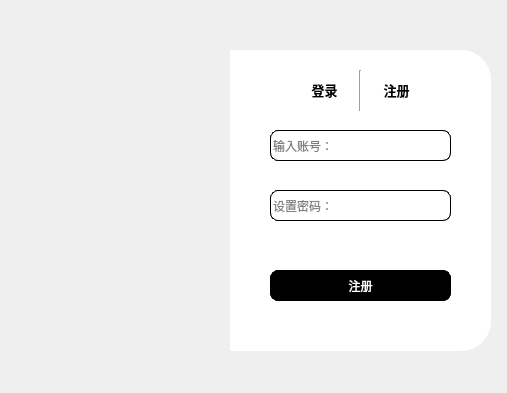
<?xml version="1.0" encoding="UTF-8"?>
<ui version="4.0">
 <class>Form</class>
 <widget class="QWidget" name="Form">
  <property name="geometry">
   <rect>
    <x>0</x>
    <y>0</y>
    <width>507</width>
    <height>393</height>
   </rect>
  </property>
  <property name="sizePolicy">
   <sizepolicy hsizetype="Preferred" vsizetype="Preferred">
    <horstretch>0</horstretch>
    <verstretch>0</verstretch>
   </sizepolicy>
  </property>
  <property name="minimumSize">
   <size>
    <width>507</width>
    <height>393</height>
   </size>
  </property>
  <property name="maximumSize">
   <size>
    <width>507</width>
    <height>393</height>
   </size>
  </property>
  <property name="windowTitle">
   <string>登录</string>
  </property>
  <property name="windowIcon">
   <iconset resource="../resource.qrc">
    <normaloff>:/icons/icons/icon.png</normaloff>:/icons/icons/icon.png</iconset>
  </property>
  <widget class="QLabel" name="label">
   <property name="geometry">
    <rect>
     <x>10</x>
     <y>50</y>
     <width>221</width>
     <height>300</height>
    </rect>
   </property>
   <property name="styleSheet">
    <string notr="true">border-image: url(:/icons/icons/10.png);
border-top-left-radius:30px;
border-bottom-left-radius:30px;</string>
   </property>
   <property name="text">
    <string/>
   </property>
  </widget>
  <widget class="QWidget" name="widget" native="true">
   <property name="geometry">
    <rect>
     <x>290</x>
     <y>70</y>
     <width>141</width>
     <height>41</height>
    </rect>
   </property>
   <layout class="QHBoxLayout" name="horizontalLayout">
    <property name="spacing">
     <number>0</number>
    </property>
    <item>
     <widget class="QPushButton" name="login">
      <property name="font">
       <font>
        <pointsize>10</pointsize>
        <weight>75</weight>
        <bold>true</bold>
       </font>
      </property>
      <property name="styleSheet">
       <string notr="true">#login{
	border:none;
	
}
#login:focus{
	
	color: rgb(186, 186, 186);
	
}</string>
      </property>
      <property name="text">
       <string>登录</string>
      </property>
     </widget>
    </item>
    <item>
     <widget class="Line" name="line">
      <property name="orientation">
       <enum>Qt::Vertical</enum>
      </property>
     </widget>
    </item>
    <item>
     <widget class="QPushButton" name="sign">
      <property name="font">
       <font>
        <pointsize>10</pointsize>
        <weight>75</weight>
        <bold>true</bold>
       </font>
      </property>
      <property name="styleSheet">
       <string notr="true">#sign{
	border:none;
	
}
#sign:focus{
	
	color: rgb(186, 186, 186);
	
}</string>
      </property>
      <property name="text">
       <string>注册</string>
      </property>
     </widget>
    </item>
   </layout>
  </widget>
  <widget class="QLabel" name="label_2">
   <property name="geometry">
    <rect>
     <x>230</x>
     <y>50</y>
     <width>261</width>
     <height>301</height>
    </rect>
   </property>
   <property name="styleSheet">
    <string notr="true">background-color: rgb(255,255,255);
border-top-right-radius:30px;
border-bottom-right-radius:30px;</string>
   </property>
   <property name="text">
    <string/>
   </property>
  </widget>
  <widget class="QWidget" name="widget_2" native="true">
   <property name="geometry">
    <rect>
     <x>250</x>
     <y>120</y>
     <width>221</width>
     <height>211</height>
    </rect>
   </property>
   <widget class="QLineEdit" name="edit_username">
    <property name="geometry">
     <rect>
      <x>20</x>
      <y>10</y>
      <width>181</width>
      <height>31</height>
     </rect>
    </property>
    <property name="styleSheet">
     <string notr="true">border:1px solid rgb(0,0,0);
border-radius:8px;</string>
    </property>
    <property name="placeholderText">
     <string>账号</string>
    </property>
   </widget>
   <widget class="QLineEdit" name="edit_password">
    <property name="geometry">
     <rect>
      <x>20</x>
      <y>70</y>
      <width>181</width>
      <height>31</height>
     </rect>
    </property>
    <property name="styleSheet">
     <string notr="true">border:1px solid rgb(0,0,0);
border-radius:8px;
</string>
    </property>
    <property name="echoMode">
     <enum>QLineEdit::Password</enum>
    </property>
    <property name="placeholderText">
     <string>密码</string>
    </property>
   </widget>
   <widget class="QPushButton" name="button_login">
    <property name="geometry">
     <rect>
      <x>20</x>
      <y>150</y>
      <width>181</width>
      <height>31</height>
     </rect>
    </property>
    <property name="styleSheet">
     <string notr="true">#button_login{
	border:1px solid rgb(0,0,0);
	
	color: rgb(255, 255, 255);
	
	background-color: rgb(0, 0, 0);
	border-radius:8px;
}
#button_login:hover{
	background-color: rgb(255,255,255);
	color: rgb(0,0,0);
}
#button_login:press{
	
	padding-top:5px;
	padding-left:5px;
}</string>
    </property>
    <property name="text">
     <string>登录</string>
    </property>
   </widget>
  </widget>
  <widget class="QPushButton" name="close">
   <property name="geometry">
    <rect>
     <x>440</x>
     <y>60</y>
     <width>31</width>
     <height>20</height>
    </rect>
   </property>
   <property name="styleSheet">
    <string notr="true">border:none;
</string>
   </property>
   <property name="text">
    <string/>
   </property>
   <property name="icon">
    <iconset resource="../resource.qrc">
     <normaloff>:/icons/icons/cha.png</normaloff>:/icons/icons/cha.png</iconset>
   </property>
  </widget>
  <widget class="QWidget" name="widget_3" native="true">
   <property name="geometry">
    <rect>
     <x>250</x>
     <y>120</y>
     <width>221</width>
     <height>211</height>
    </rect>
   </property>
   <widget class="QLineEdit" name="sign_username">
    <property name="geometry">
     <rect>
      <x>20</x>
      <y>10</y>
      <width>181</width>
      <height>31</height>
     </rect>
    </property>
    <property name="styleSheet">
     <string notr="true">border:1px solid rgb(0,0,0);
border-radius:8px;</string>
    </property>
    <property name="text">
     <string/>
    </property>
    <property name="placeholderText">
     <string>输入账号：</string>
    </property>
   </widget>
   <widget class="QLineEdit" name="sign_password">
    <property name="geometry">
     <rect>
      <x>20</x>
      <y>70</y>
      <width>181</width>
      <height>31</height>
     </rect>
    </property>
    <property name="styleSheet">
     <string notr="true">border:1px solid rgb(0,0,0);
border-radius:8px;
</string>
    </property>
    <property name="echoMode">
     <enum>QLineEdit::Password</enum>
    </property>
    <property name="placeholderText">
     <string>设置密码：</string>
    </property>
   </widget>
   <widget class="QPushButton" name="sign_login">
    <property name="geometry">
     <rect>
      <x>20</x>
      <y>150</y>
      <width>181</width>
      <height>31</height>
     </rect>
    </property>
    <property name="styleSheet">
     <string notr="true">#sign_login{
	border:1px solid rgb(0,0,0);
	
	color: rgb(255, 255, 255);
	
	background-color: rgb(0, 0, 0);
	border-radius:8px;
}
#sign_login:hover{
	background-color: rgb(255,255,255);
	color: rgb(0,0,0);
}
#sign_login:press{
	
	padding-top:5px;
	padding-left:5px;
}</string>
    </property>
    <property name="text">
     <string>注册</string>
    </property>
   </widget>
  </widget>
  <zorder>label_2</zorder>
  <zorder>label</zorder>
  <zorder>widget</zorder>
  <zorder>widget_2</zorder>
  <zorder>close</zorder>
  <zorder>widget_3</zorder>
 </widget>
 <resources>
  <include location="../resource.qrc"/>
 </resources>
 <connections>
  <connection>
   <sender>close</sender>
   <signal>clicked()</signal>
   <receiver>Form</receiver>
   <slot>close()</slot>
   <hints>
    <hint type="sourcelabel">
     <x>452</x>
     <y>69</y>
    </hint>
    <hint type="destinationlabel">
     <x>493</x>
     <y>31</y>
    </hint>
   </hints>
  </connection>
 </connections>
</ui>
